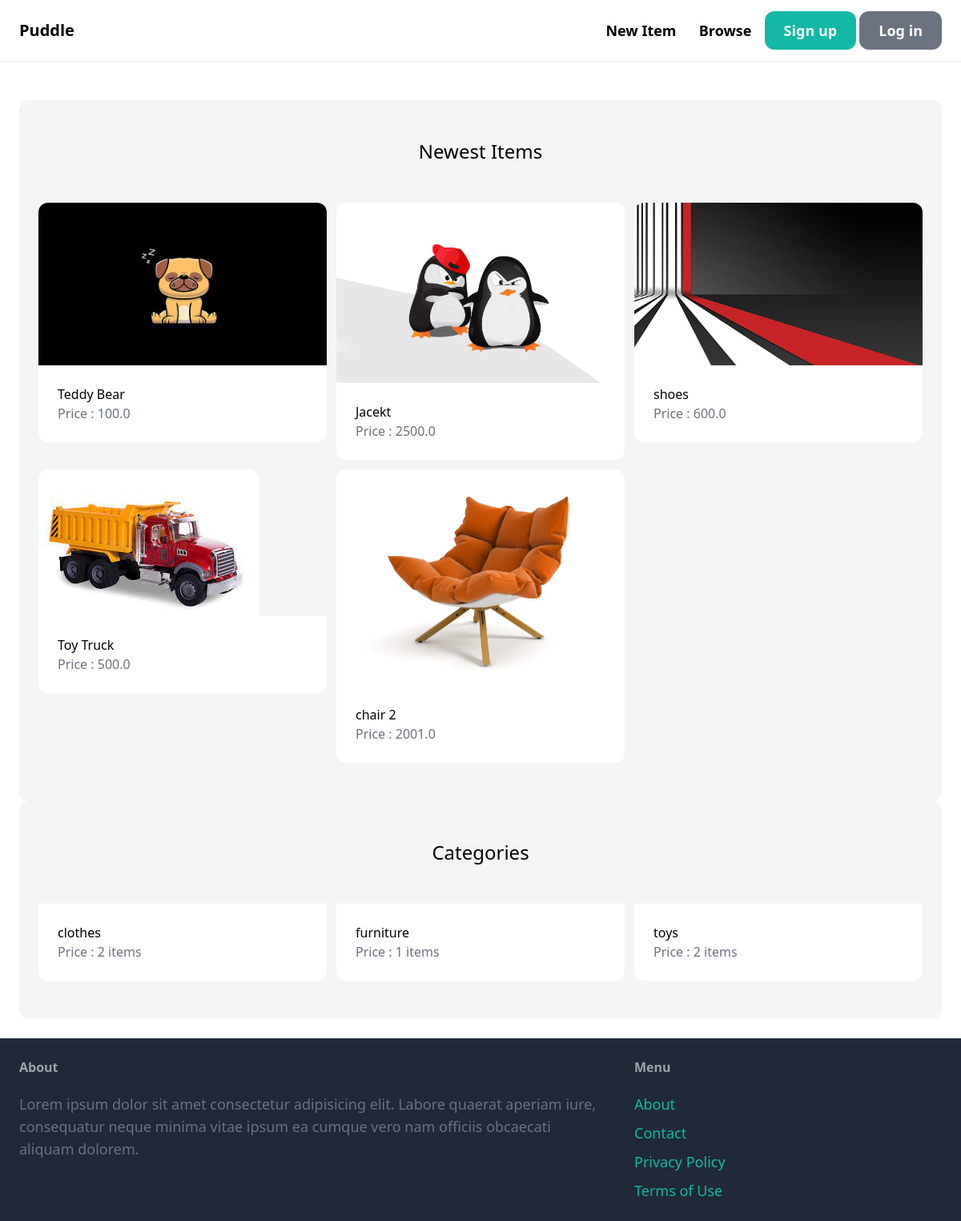
Before: / with the older database file.
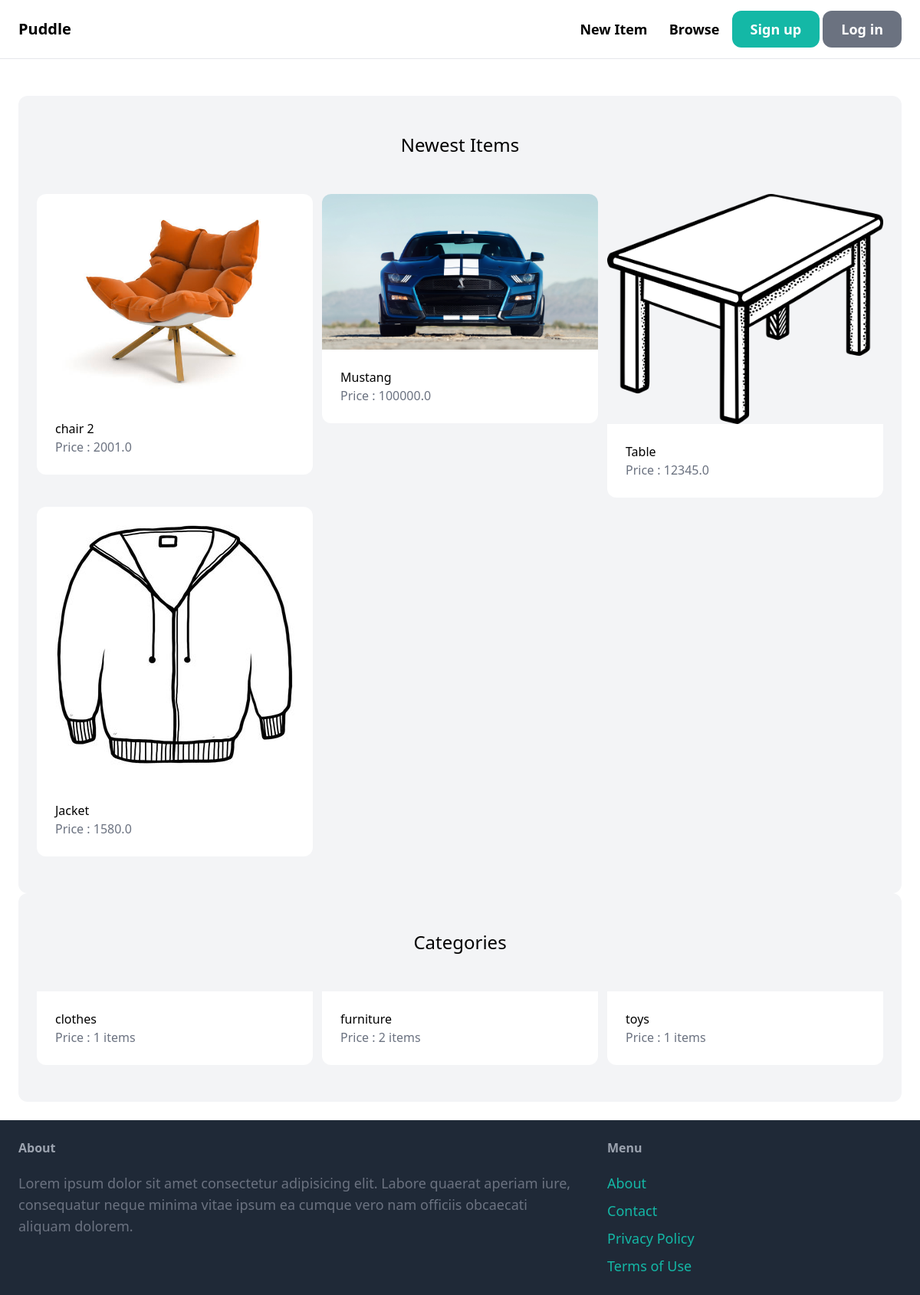
After: the same page with the newer database file.
### item/models.py (models this page shows, shortened)
class Item(models.Model):
    category = models.ForeignKey(Category, related_name = 'items', on_delete=models.CASCADE)
    name = models.CharField(max_length=255)
    description = models.TextField(blank = True, null = True)
    price = models.FloatField()
    image = models.ImageField(upload_to = 'item_images', blank = True, null = True)
    is_sold = models.BooleanField(default = False)
    created_by = models.ForeignKey(User, related_name = 'items' ,on_delete = models.CASCADE)
    creaetd_at = models.TimeField( auto_now_add=True)

class Category(models.Model):
    name = models.CharField(max_length=255)
    class Meta:
        ordering = ('name',)
        verbose_name_plural = "Categories"

### core/views.py (the view)
# urls.py: path('', views.index, name = 'index')
def index(request):
    items = Item.objects.filter(is_sold = False)[0:6]
    categories = Category.objects.all()
    return render(request, "core/index.html", {
        'categories':categories,
        'items':items,
    })

### core/templates/core/index.html (shortened to what this page needs)
{% extends 'core/base.html' %}
{% block content %}
    <div class="mt-6 px-6 py-12 bg-gray-100 rounded-xl">
        <h2 class="mb-12 text-2xl text-center"> Newest Items</h2>
        <div class="grid grid-cols-3 gap-3">
            {% for item in items %}
                <div>
                    <a href="{% url 'item:detail' item.id %}">
                        <div>
                            <img src="{{ item.image.url }}" class = "rounded-t-xl">
                        </div>
                        <div class="p-6 bg-white rounded-b-xl">
                            <h2 class="text2xl"> {{item.name}} </h2>
                            <p class="text-gray-500">Price : {{item.price}} </p>
                        </div>
                    </a>
                </div>
            {%endfor%}
        </div>
    </div>
    <div class="mt6 px-6 py-12 bg-gray-100 rounded-xl">
        <h2 class="mb-12 text-2xl text-center"> Categories</h2>
        <div class="grid grid-cols-3 gap-3">
            {% for category in categories %}
            <div>
                <a href="#">
                    <div class="p-6 bg-white rounded-b-xl">
                        <h2 class="text2xl"> {{category.name}} </h2>
                        <p class="text-gray-500">Price : {{ category.items.count }} items</p>
                    </div>
                </a>
            </div>
            {%endfor%}
        </div>
    </div>
{% endblock%}

### core/templates/core/base.html (shortened to what this page needs)
<!DOCTYPE html>
<html>
    <head>
        <script src = "https://cdn.tailwindcss.com"></script>
    </head>
    <body>
        <nav class = "py-6 px-6 flex justify-between items-center border-b border-grey-200">
            <a href = "/" class ="text-xl font-semibold"> Puddle</a>
            <div class = 'spae-x-6'>
                <a href=" {%  url 'item:new' %}" class= "text-lg px-3 font-semibold hover:text-gray-500">New Item</a>
                <a href=" {%  url 'item:items' %}" class= "text-lg px-3 font-semibold hover:text-gray-500">Browse</a>
                {% if request.user.is_authenticated %}
                <a href=" {% url 'conversation:inbox' %} " class="px-6 py-3 text-lg font-semibold bg-teal-500 text-white rounded-xl hover:bg-teal-700">Inbox</a>
                <a href=" {% url 'dashboard:index' %} " class="px-6 py-3 text-lg font-semibold bg-gray-500 text-white rounded-xl hover:bg-gray-700">Dashboard</a>
                {%else%}
                    <a href=" {%  url 'core:signup' %} " class="px-6 py-3 text-lg font-semibold bg-teal-500 text-white rounded-xl hover:bg-teal-700">Sign up</a>
                    <a href=" {%  url 'core:login' %} " class="px-6 py-3 text-lg font-semibold bg-gray-500 text-white rounded-xl hover:bg-gray-700">Log in</a>
                {%endif%}
            </div>
        </nav>
        <div class = "px-6 py-6">
            {%block content%}
            {%endblock%}
        </div>
        <footer class="py-6 px-6 flex justify-between bg-gray-800">
            <div class="w-2/3 pr-10">
                <h3 class="mb-5 font-semibold text-gray-400 hover:text-gray-200">About</h3>
                <p class="text-lg text-gray-500">Lorem ipsum dolor sit amet consectetur adipisicing elit. Labore quaerat aperiam iure, consequatur neque minima vitae ipsum ea cumque vero nam officiis obcaecati aliquam dolorem.</p>
            </div>
            <div class="w-1/3">
                <h3 class="mb-5 font-semibold text-gray-400 hover:text-gray-200">Menu</h3>
                <ul class="space-y-2">
                    <li> <a href="#" class="text-lg text-teal-500 hover:text-teal-200">About</a></li>
                    <li> <a href="{% url 'core:contact' %}" class="text-lg text-teal-500 hover:text-teal-200">Contact</a></li>
                    <li> <a href="#" class="text-lg text-teal-500 hover:text-teal-200">Privacy Policy</a></li>
                    <li> <a href="#" class="text-lg text-teal-500 hover:text-teal-200">Terms of Use</a></li>
                </ul>
            </div>
        </footer>
    </body>
</html>

Changed rows visible on the page:
removed Item: image (picture), name "Teddy Bear", price "100.0"
removed Item: image (picture), name "Jacekt", price "2500.0"
removed Item: image (picture), name "shoes", price "600.0"
removed Item: image (picture), name "Toy Truck", price "500.0"
added Item: image (picture), name "Mustang", price "100000.0"
added Item: image (picture), name "Table", price "12345.0"
added Item: image (picture), name "Jacket", price "1580.0"
computed for Category "clothes": items.count "2" → "1"
computed for Category "furniture": items.count "1" → "2"
computed for Category "toys": items.count "2" → "1"
